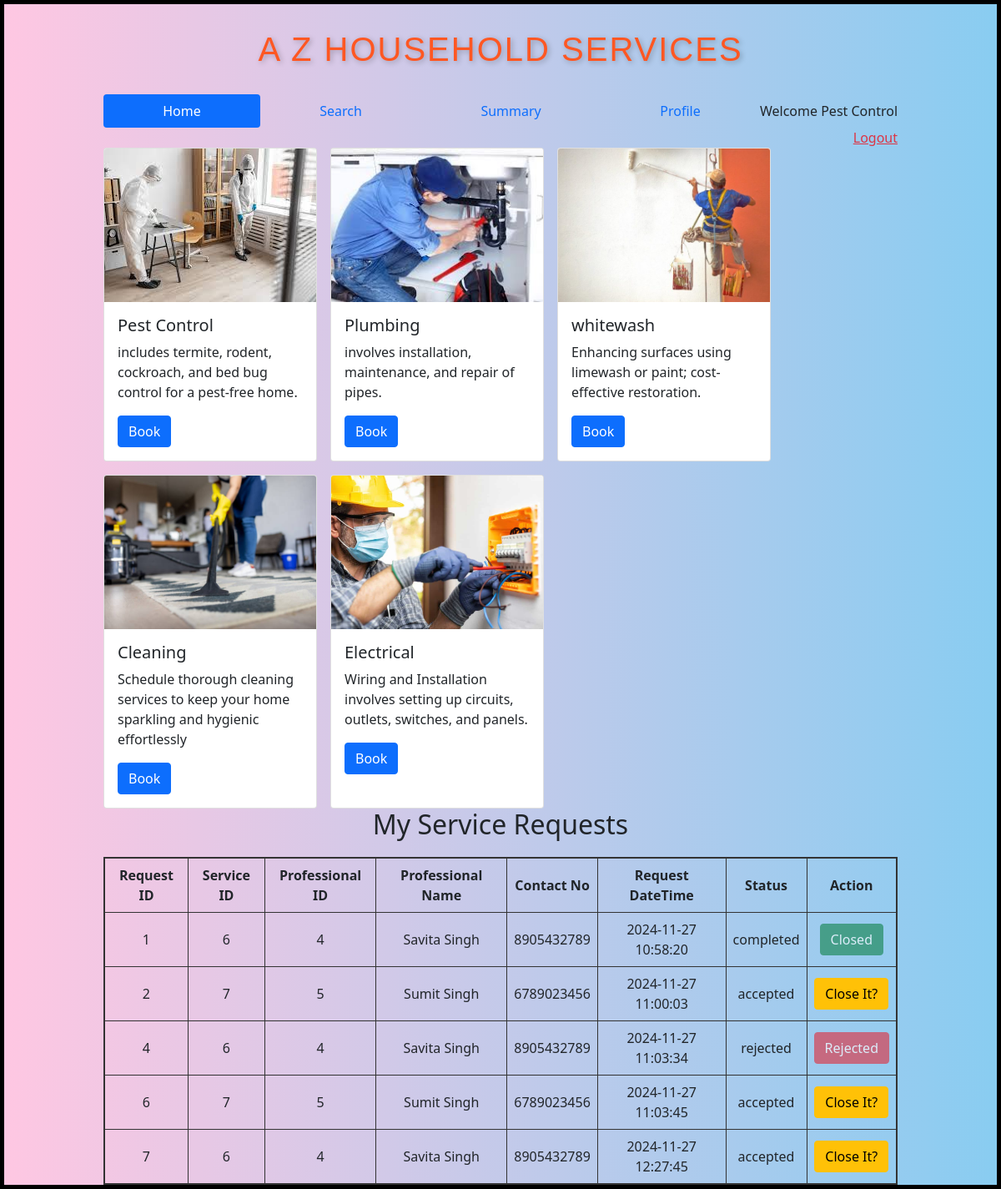
The page /customer/Pest Control/2 on the database its author committed.
### backend/models.py (models this page shows)
class Service(db.Model):
    __tablename="service"
    id=db.Column(db.Integer,primary_key=True)
    name=db.Column(db.String,unique=True,nullable=False)
    price=db.Column(db.Integer,nullable=False)
    descrip=db.Column(db.String,nullable=False)
    image_path = db.Column(db.String(200), nullable=True)
    service_r=db.relationship("ServiceRequest",cascade="all,delete",backref="service",lazy=True)

class ServiceRequest(db.Model):
    __tablename="service_request"
    id=db.Column(db.Integer,primary_key=True)
    service_id = db.Column(db.Integer, db.ForeignKey("service.id"), nullable=False)
    customer_id = db.Column(db.Integer, db.ForeignKey("user_info.id"), nullable=False)
    proff_id = db.Column(db.Integer, db.ForeignKey("service_prof.id"), nullable=False)
    request_date=db.Column(db.DateTime,nullable=False)
    done_date=db.Column(db.DateTime,nullable=True)
    status=db.Column(db.String,default="requested")
    rating=db.Column(db.Integer,default=0)
    feedback=db.Column(db.String,nullable=True)

class ServiceProf(db.Model):
    __tablename__="service_prof"
    id=db.Column(db.Integer,primary_key=True)
    email=db.Column(db.String,unique=True,nullable=False)
    password=db.Column(db.String,nullable=False)
    full_name=db.Column(db.String,nullable=False)
    phone_no=db.Column(db.String,nullable=False)
    experience=db.Column(db.Integer,default=0)
    service_name=db.Column(db.String,nullable=False)
    address=db.Column(db.String,nullable=False)
    pincode=db.Column(db.Integer,nullable=False)
    resume_path = db.Column(db.String, nullable=True)
    status=db.Column(db.String,default="available")
    approv_status=db.Column(db.String,default="pending")
    rating=db.Column(db.Integer,default=0)
    service_requests=db.relationship("ServiceRequest",cascade="all,delete",backref="service_prof",lazy=True)

### backend/controllers.py (the view)
@app.route("/customer/<name>/<id>")
def customer_dashboard(name,id):
    user = UserInfo.query.filter_by(id=id).first()
    service=get_services()
    service_requests = user.service_req if user else []
    return render_template("customer_dashboard.html",id=id,name=name,service=service,service_requests=service_requests)

### backend/controllers.py (called while the page is built)
def get_services():
    services=Service.query.all()
    return services

### templates/customer_dashboard.html
{% extends "user_layout.html" %}
{% block content %}
<div class="d-flex flex-wrap justify-content-start gap-3">
    {% if service %}
        {% for s in service %}
        <div class="card" style="width: 16rem; flex: 0 0 auto;">
            <img src="{{ url_for('static', filename=s.image_path) }}" class="card-img-top" alt="{{ s.name }}" style="object-fit: cover; width: 100%; height: 184px;">
            <div class="card-body">
                <h5 class="card-title">{{ s.name }}</h5>
                <p class="card-text">{{ s.descrip }}</p>
                <a href="/customer/book/{{ name }}/{{ id }}/{{s.name}}" type="submit" class="btn btn-primary">Book</a>
            </div>
        </div>
        {% endfor %}
    {% else %}
        <h3 class="text-center">Sorry, no services available!!!</h3>
    {% endif %}
</div>
<h2 style="text-align: center; margin-bottom: 20px;">My Service Requests</h2>
    {% if service_requests %}
    <table style="width: 100%; border-collapse: collapse; border: 2px solid #333;">
        <thead>
            <tr>
                <th style="border: 1px solid #333; padding: 8px; text-align: center;">Request ID</th>
                <th style="border: 1px solid #333; padding: 8px; text-align: center;">Service ID</th>
                <th style="border: 1px solid #333; padding: 8px; text-align: center;">Professional ID</th>
                <th style="border: 1px solid #333; padding: 8px; text-align: center;">Professional Name</th>
                <th style="border: 1px solid #333; padding: 8px; text-align: center;">Contact No</th>
                <th style="border: 1px solid #333; padding: 8px; text-align: center;">Request DateTime</th>
                <th style="border: 1px solid #333; padding: 8px; text-align: center;">Status</th>
                <th style="border: 1px solid #333; padding: 8px; text-align: center;">Action</th>
            </tr>
        </thead>
        <tbody>
            {% for request in service_requests %}
            <tr>
                <td style="border: 1px solid #333; padding: 8px; text-align: center;">{{ request.id }}</td>
                <td style="border: 1px solid #333; padding: 8px; text-align: center;">{{ request.service_id }}</td>
                <td style="border: 1px solid #333; padding: 8px; text-align: center;">{{ request.proff_id }}</td>
                <td style="border: 1px solid #333; padding: 8px; text-align: center;">{{ request.service_prof.full_name }}</td>
                <td style="border: 1px solid #333; padding: 8px; text-align: center;">{{ request.service_prof.phone_no }}</td>
                <td style="border: 1px solid #333; padding: 8px; text-align: center;">{{ request.request_date.strftime('%Y-%m-%d %H:%M:%S') }}</td>
                <td style="border: 1px solid #333; padding: 8px; text-align: center;">{{ request.status }}</td>
                <td style="border: 1px solid #333; padding: 8px; text-align: center;">
                    {% if request.status == "requested" %}
                        <button type="button" class="btn btn-success" disabled>Requested</button>
                    {% elif request.status == "rejected" %}
                        <button type="button" class="btn btn-danger" disabled>Rejected</button>
                    {% else %}
                        {% if request.status == "completed" %}
                            <button type="button" class="btn btn-success" disabled>Closed</button>
                        {%else%}
                            <a href="/close_request/{{request.id}}" type="button" class="btn btn-warning">Close It?</a>
                        {% endif %}
                    {% endif %}
                </td>
            </tr>
            {% endfor %}
        </tbody>
    </table>
    {% else %}
        <h3>No service requests found.</h3>
    {% endif %}
{% endblock %}

### templates/user_layout.html (shortened to what this page needs)
<!DOCTYPE html>
<html>
    <head>
        <link rel="stylesheet" href="/static/styles/main.css">
        <link href="https://cdn.jsdelivr.net/npm/bootstrap@5.0.2/dist/css/bootstrap.min.css" rel="stylesheet">
    </head>
    <body>
        <div class="my_container2">
            <div class="heading" ><h1>A Z HOUSEHOLD SERVICES</h1></div>
            <div class="my_panel">
                <nav class="nav nav-pills flex-column flex-sm-row">
                    <a class="flex-sm-fill text-sm-center nav-link active" aria-current="page" href="#">Home</a>
                    <a class="flex-sm-fill text-sm-center nav-link" href="/customer/search/{{name}}/{{id}}">Search</a>
                    <a class="flex-sm-fill text-sm-center nav-link" href="/customer/summary/{{name}}/{{id}}">Summary</a>
                    <a class="flex-sm-fill text-sm-center nav-link" href="/edit_customer_profile/{{name}}/{{id}}">Profile</a>
                    <span class="navbar-text">
                        Welcome {{ name}}
                    </span>
                  </nav>
        <div style="text-align:right;"><a href="/login" class="link-danger">Logout</a></div>
        {%block content%}
        {%endblock%}
            </div>
        </div>
    </body>
</html>

### static/styles/main.css (style rules this page uses)
* { margin-top: 0px; }
body { background: linear-gradient(to right, hsl(331, 100%, 89%), hsl(201, 79%, 74%)); margin: 0; padding: 0; font-family: 'Poppins', sans-serif; }
.my_container2 { border: 5px solid black; }
.my_panel { width:80%; margin: auto; height: auto; border:100px black; }
.heading { text-align: center; font-family: 'Poppins', sans-serif; font-size: 3rem; font-weight: 700; color: #FF5722; margin: 30px 0; text-shadow: 2px 2px 6px rgba(0, 0, 0, 0.25); letter-spacing: 2px; }

### rows shown on the page
Service: name "Pest Control", image_path (picture), descrip "includes termite, rodent, cockroach, and bed bug control for a pest-free home."
Service: image_path (picture), name "Plumbing", descrip "involves installation, maintenance, and repair of pipes."
Service: image_path+name (picture), name "whitewash", descrip "Enhancing surfaces using limewash or paint; cost-effective restoration."
Service: image_path (picture), name "Cleaning", descrip "Schedule thorough cleaning services to keep your home sparkling and hygienic effortlessly"
Service: image_path (picture), name "Electrical", descrip "Wiring and Installation involves setting up circuits, outlets, switches, and panels."
ServiceRequest: id "1", service_id "6", proff_id "4", service_prof.full_name "Savita Singh", service_prof.phone_no "8905432789", request_date "2024-11-27 10:58:20", status "completed", shows "Closed"
ServiceRequest: id "2", service_id "7", proff_id "5", service_prof.full_name "Sumit Singh", service_prof.phone_no "6789023456", request_date "2024-11-27 11:00:03", status "accepted"
ServiceRequest: id "4", service_id "6", proff_id "4", service_prof.full_name "Savita Singh", service_prof.phone_no "8905432789", request_date "2024-11-27 11:03:34", status "rejected", shows "Rejected"
ServiceRequest: id "6", service_id "7", proff_id "5", service_prof.full_name "Sumit Singh", service_prof.phone_no "6789023456", request_date "2024-11-27 11:03:45", status "accepted"
ServiceRequest: id "7", service_id "6", proff_id "4", service_prof.full_name "Savita Singh", service_prof.phone_no "8905432789", request_date "2024-11-27 12:27:45", status "accepted"
